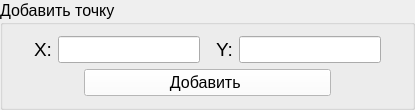
    <widget class="QGroupBox" name="groupBox_4">
     <property name="font">
      <font>
       <pointsize>12</pointsize>
      </font>
     </property>
     <property name="title">
      <string>Добавить точку</string>
     </property>
     <layout class="QVBoxLayout" name="verticalLayout">
      <item>
       <layout class="QHBoxLayout" name="horizontalLayout_3">
        <item>
         <spacer name="horizontalSpacer_2">
          <property name="orientation">
           <enum>Qt::Horizontal</enum>
          </property>
          <property name="sizeType">
           <enum>QSizePolicy::Fixed</enum>
          </property>
          <property name="sizeHint" stdset="0">
           <size>
            <width>20</width>
            <height>20</height>
           </size>
          </property>
         </spacer>
        </item>
        <item>
         <layout class="QHBoxLayout" name="horizontalLayout_2">
          <item>
           <widget class="QLabel" name="label_2">
            <property name="font">
             <font>
              <pointsize>14</pointsize>
             </font>
            </property>
            <property name="text">
             <string>X:</string>
            </property>
           </widget>
          </item>
          <item>
           <widget class="QLineEdit" name="entry_x"/>
          </item>
         </layout>
        </item>
        <item>
         <spacer name="horizontalSpacer">
          <property name="orientation">
           <enum>Qt::Horizontal</enum>
          </property>
          <property name="sizeType">
           <enum>QSizePolicy::Fixed</enum>
          </property>
          <property name="sizeHint" stdset="0">
           <size>
            <width>10</width>
            <height>20</height>
           </size>
          </property>
         </spacer>
        </item>
        <item>
         <layout class="QHBoxLayout" name="horizontalLayout">
          <item>
           <widget class="QLabel" name="label_3">
            <property name="font">
             <font>
              <pointsize>14</pointsize>
             </font>
            </property>
            <property name="text">
             <string>Y:</string>
            </property>
           </widget>
          </item>
          <item>
           <widget class="QLineEdit" name="entry_y"/>
          </item>
         </layout>
        </item>
        <item>
         <spacer name="horizontalSpacer_3">
          <property name="orientation">
           <enum>Qt::Horizontal</enum>
          </property>
          <property name="sizeType">
           <enum>QSizePolicy::Fixed</enum>
          </property>
          <property name="sizeHint" stdset="0">
           <size>
            <width>20</width>
            <height>20</height>
           </size>
          </property>
         </spacer>
        </item>
       </layout>
      </item>
      <item>
       <layout class="QHBoxLayout" name="horizontalLayout_4">
        <item>
         <spacer name="horizontalSpacer_4">
          <property name="orientation">
           <enum>Qt::Horizontal</enum>
          </property>
          <property name="sizeType">
           <enum>QSizePolicy::Fixed</enum>
          </property>
          <property name="sizeHint" stdset="0">
           <size>
            <width>70</width>
            <height>20</height>
           </size>
          </property>
         </spacer>
        </item>
        <item>
         <widget class="QPushButton" name="add_point_button">
          <property name="palette">
           <palette>
            <active>
             <colorrole role="WindowText">
              <brush brushstyle="SolidPattern">
               <color alpha="255">
                <red>0</red>
                <green>0</green>
                <blue>0</blue>
               </color>
              </brush>
             </colorrole>
             <colorrole role="Button">
              <brush brushstyle="SolidPattern">
               <color alpha="255">
                <red>255</red>
                <green>255</green>
                <blue>255</blue>
               </color>
              </brush>
             </colorrole>
             <colorrole role="Light">
              <brush brushstyle="SolidPattern">
               <color alpha="255">
                <red>255</red>
                <green>255</green>
                <blue>255</blue>
               </color>
              </brush>
             </colorrole>
             <colorrole role="Midlight">
              <brush brushstyle="SolidPattern">
               <color alpha="255">
                <red>255</red>
                <green>255</green>
                <blue>255</blue>
               </color>
              </brush>
             </colorrole>
             <colorrole role="Dark">
              <brush brushstyle="SolidPattern">
               <color alpha="255">
                <red>127</red>
                <green>127</green>
                <blue>127</blue>
               </color>
              </brush>
             </colorrole>
             <colorrole role="Mid">
              <brush brushstyle="SolidPattern">
               <color alpha="255">
                <red>170</red>
                <green>170</green>
                <blue>170</blue>
               </color>
              </brush>
             </colorrole>
             <colorrole role="Text">
              <brush brushstyle="SolidPattern">
               <color alpha="255">
                <red>0</red>
                <green>0</green>
                <blue>0</blue>
               </color>
              </brush>
             </colorrole>
             <colorrole role="BrightText">
              <brush brushstyle="SolidPattern">
               <color alpha="255">
                <red>255</red>
                <green>255</green>
                <blue>255</blue>
               </color>
              </brush>
             </colorrole>
             <colorrole role="ButtonText">
              <brush brushstyle="SolidPattern">
               <color alpha="255">
                <red>0</red>
                <green>0</green>
                <blue>0</blue>
               </color>
              </brush>
             </colorrole>
             <colorrole role="Base">
              <brush brushstyle="SolidPattern">
               <color alpha="255">
                <red>255</red>
                <green>255</green>
                <blue>255</blue>
               </color>
              </brush>
             </colorrole>
             <colorrole role="Window">
              <brush brushstyle="SolidPattern">
               <color alpha="255">
                <red>255</red>
                <green>255</green>
                <blue>255</blue>
               </color>
              </brush>
             </colorrole>
             <colorrole role="Shadow">
              <brush brushstyle="SolidPattern">
               <color alpha="255">
                <red>0</red>
                <green>0</green>
                <blue>0</blue>
               </color>
              </brush>
             </colorrole>
             <colorrole role="AlternateBase">
              <brush brushstyle="SolidPattern">
               <color alpha="255">
                <red>255</red>
                <green>255</green>
                <blue>255</blue>
               </color>
              </brush>
             </colorrole>
             <colorrole role="ToolTipBase">
              <brush brushstyle="SolidPattern">
               <color alpha="255">
                <red>255</red>
                <green>255</green>
                <blue>220</blue>
               </color>
              </brush>
             </colorrole>
             <colorrole role="ToolTipText">
              <brush brushstyle="SolidPattern">
               <color alpha="255">
                <red>0</red>
                <green>0</green>
                <blue>0</blue>
               </color>
              </brush>
             </colorrole>
            </active>
            <inactive>
             <colorrole role="WindowText">
              <brush brushstyle="SolidPattern">
               <color alpha="255">
                <red>0</red>
                <green>0</green>
                <blue>0</blue>
               </color>
              </brush>
             </colorrole>
             <colorrole role="Button">
              <brush brushstyle="SolidPattern">
               <color alpha="255">
                <red>255</red>
                <green>255</green>
                <blue>255</blue>
               </color>
              </brush>
             </colorrole>
             <colorrole role="Light">
              <brush brushstyle="SolidPattern">
               <color alpha="255">
                <red>255</red>
                <green>255</green>
                <blue>255</blue>
               </color>
              </brush>
             </colorrole>
             <colorrole role="Midlight">
              <brush brushstyle="SolidPattern">
               <color alpha="255">
                <red>255</red>
                <green>255</green>
                <blue>255</blue>
               </color>
              </brush>
             </colorrole>
             <colorrole role="Dark">
              <brush brushstyle="SolidPattern">
               <color alpha="255">
                <red>127</red>
                <green>127</green>
                <blue>127</blue>
               </color>
              </brush>
             </colorrole>
             <colorrole role="Mid">
              <brush brushstyle="SolidPattern">
               <color alpha="255">
                <red>170</red>
                <green>170</green>
                <blue>170</blue>
               </color>
              </brush>
             </colorrole>
             <colorrole role="Text">
              <brush brushstyle="SolidPattern">
               <color alpha="255">
                <red>0</red>
                <green>0</green>
                <blue>0</blue>
               </color>
              </brush>
             </colorrole>
             <colorrole role="BrightText">
              <brush brushstyle="SolidPattern">
               <color alpha="255">
                <red>255</red>
                <green>255</green>
                <blue>255</blue>
               </color>
              </brush>
             </colorrole>
             <colorrole role="ButtonText">
              <brush brushstyle="SolidPattern">
               <color alpha="255">
                <red>0</red>
                <green>0</green>
                <blue>0</blue>
               </color>
              </brush>
             </colorrole>
             <colorrole role="Base">
              <brush brushstyle="SolidPattern">
               <color alpha="255">
                <red>255</red>
                <green>255</green>
                <blue>255</blue>
               </color>
              </brush>
             </colorrole>
             <colorrole role="Window">
              <brush brushstyle="SolidPattern">
               <color alpha="255">
                <red>255</red>
                <green>255</green>
                <blue>255</blue>
               </color>
              </brush>
             </colorrole>
             <colorrole role="Shadow">
              <brush brushstyle="SolidPattern">
               <color alpha="255">
                <red>0</red>
                <green>0</green>
                <blue>0</blue>
               </color>
              </brush>
             </colorrole>
             <colorrole role="AlternateBase">
              <brush brushstyle="SolidPattern">
               <color alpha="255">
                <red>255</red>
                <green>255</green>
                <blue>255</blue>
               </color>
              </brush>
             </colorrole>
             <colorrole role="ToolTipBase">
              <brush brushstyle="SolidPattern">
               <color alpha="255">
                <red>255</red>
                <green>255</green>
                <blue>220</blue>
               </color>
              </brush>
             </colorrole>
             <colorrole role="ToolTipText">
              <brush brushstyle="SolidPattern">
               <color alpha="255">
                <red>0</red>
                <green>0</green>
                <blue>0</blue>
               </color>
              </brush>
             </colorrole>
            </inactive>
            <disabled>
             <colorrole role="WindowText">
              <brush brushstyle="SolidPattern">
               <color alpha="255">
                <red>127</red>
                <green>127</green>
                <blue>127</blue>
               </color>
              </brush>
             </colorrole>
             <colorrole role="Button">
              <brush brushstyle="SolidPattern">
               <color alpha="255">
                <red>255</red>
                <green>255</green>
                <blue>255</blue>
               </color>
              </brush>
             </colorrole>
             <colorrole role="Light">
              <brush brushstyle="SolidPattern">
               <color alpha="255">
                <red>255</red>
                <green>255</green>
                <blue>255</blue>
               </color>
              </brush>
             </colorrole>
             <colorrole role="Midlight">
              <brush brushstyle="SolidPattern">
               <color alpha="255">
                <red>255</red>
                <green>255</green>
                <blue>255</blue>
               </color>
              </brush>
             </colorrole>
             <colorrole role="Dark">
              <brush brushstyle="SolidPattern">
               <color alpha="255">
                <red>127</red>
                <green>127</green>
                <blue>127</blue>
               </color>
              </brush>
             </colorrole>
             <colorrole role="Mid">
              <brush brushstyle="SolidPattern">
               <color alpha="255">
                <red>170</red>
                <green>170</green>
                <blue>170</blue>
               </color>
              </brush>
             </colorrole>
             <colorrole role="Text">
              <brush brushstyle="SolidPattern">
               <color alpha="255">
                <red>127</red>
                <green>127</green>
                <blue>127</blue>
               </color>
              </brush>
             </colorrole>
             <colorrole role="BrightText">
              <brush brushstyle="SolidPattern">
               <color alpha="255">
                <red>255</red>
                <green>255</green>
                <blue>255</blue>
               </color>
              </brush>
             </colorrole>
             <colorrole role="ButtonText">
              <brush brushstyle="SolidPattern">
               <color alpha="255">
                <red>127</red>
                <green>127</green>
                <blue>127</blue>
               </color>
              </brush>
             </colorrole>
             <colorrole role="Base">
              <brush brushstyle="SolidPattern">
               <color alpha="255">
                <red>255</red>
                <green>255</green>
                <blue>255</blue>
               </color>
              </brush>
             </colorrole>
             <colorrole role="Window">
              <brush brushstyle="SolidPattern">
               <color alpha="255">
                <red>255</red>
                <green>255</green>
                <blue>255</blue>
               </color>
              </brush>
             </colorrole>
             <colorrole role="Shadow">
              <brush brushstyle="SolidPattern">
               <color alpha="255">
                <red>0</red>
                <green>0</green>
                <blue>0</blue>
               </color>
              </brush>
             </colorrole>
             <colorrole role="AlternateBase">
              <brush brushstyle="SolidPattern">
               <color alpha="255">
                <red>255</red>
                <green>255</green>
                <blue>255</blue>
               </color>
              </brush>
             </colorrole>
             <colorrole role="ToolTipBase">
              <brush brushstyle="SolidPattern">
               <color alpha="255">
                <red>255</red>
                <green>255</green>
                <blue>220</blue>
               </color>
              </brush>
             </colorrole>
             <colorrole role="ToolTipText">
              <brush brushstyle="SolidPattern">
               <color alpha="255">
                <red>0</red>
                <green>0</green>
                <blue>0</blue>
               </color>
              </brush>
             </colorrole>
            </disabled>
           </palette>
          </property>
          <property name="font">
           <font>
            <pointsize>12</pointsize>
           </font>
          </property>
          <property name="cursor">
           <cursorShape>PointingHandCursor</cursorShape>
          </property>
          <property name="text">
           <string>Добавить </string>
          </property>
         </widget>
        </item>
        <item>
         <spacer name="horizontalSpacer_5">
          <property name="orientation">
           <enum>Qt::Horizontal</enum>
          </property>
          <property name="sizeType">
           <enum>QSizePolicy::Fixed</enum>
          </property>
          <property name="sizeHint" stdset="0">
           <size>
            <width>70</width>
            <height>20</height>
           </size>
          </property>
         </spacer>
        </item>
       </layout>
      </item>
     </layout>
    </widget>
